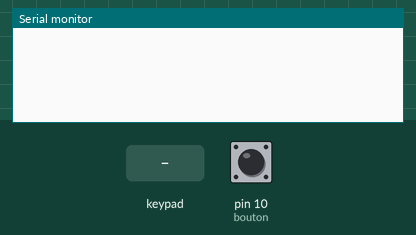
Recording of a sketch running on a simulated Arduino Mega 2560, built with avr-gcc and run on an emulated ATmega2560. On the bench: the last lines printed to the serial monitor. The test bench sets the inputs (shaded band); at power-on: pin 10 (bouton) HIGH.

Above: at 1.9 s.
2.0 s: key '1' pressed
At 2.9 s:
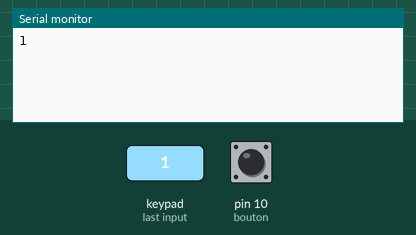
3.5 s: keypad keys A C D A B D pressed 0.4 s apart
At 6.6 s:
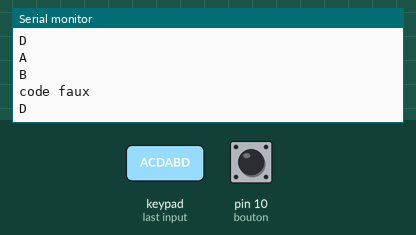
7.4 s: key '*' pressed
At 8.2 s:
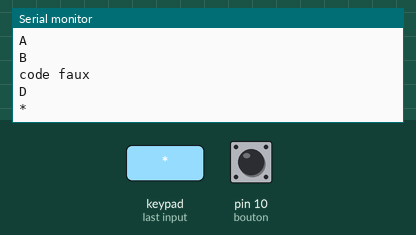
8.9 s: keypad keys A C D A B D # pressed 0.4 s apart
At 12.6 s:
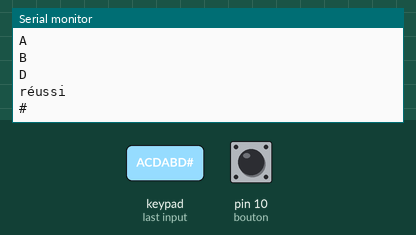

The sketch:

Projet_enigme_6.ino
```cpp
//énigme 6
#include <Keypad.h>
int valBouton;
const byte Ligne = 4; // 4 lignes du digicode
const byte Colonne = 4; // 4 colonnes du digicode
int fini = 0; // Sera le signal pour activer l'énigme suivante, passe à 1 si réussie
int bouton = 10;
//int led = 11;
int compteur =0; // Permet de compter le nombre de touche appuyée
//Schéma à identifier
char code[6] ={'A','C','D','A','B','D'}; // Temporaire (trouver une jolie mélodie)
char codeEssai[6];
// Touches du keypad
char keys[Ligne][Colonne] = {
  {'1','2','3','A'},
  {'4','5','6','B'},
  {'7','8','9','C'},
  {'*','0','#','D'}
};
byte Ligne_Pins[Ligne] = {9, 8, 7, 6}; // Correspond aux branchements sur la carte
byte Colonne_Pins[Colonne] = {5, 4, 3, 2}; // Pareil
Keypad mon_keypad = Keypad(makeKeymap(keys), Ligne_Pins, Colonne_Pins, Ligne, Colonne);

static int8_t Send_buf[8] = {0} ;//The MP3 player undestands orders in a 8 int string
#define NEXT_SONG 0X01
#define PREV_SONG 0X02
#define CMD_PLAY_W_INDEX 0X03 //DATA IS REQUIRED (number of song)
#define VOLUME_UP_ONE 0X04
#define VOLUME_DOWN_ONE 0X05
#define CMD_SET_VOLUME 0X06//DATA IS REQUIRED (number of volume from 0 up to 30(0x1E))
#define SET_DAC 0X17
#define CMD_PLAY_WITHVOLUME 0X22 //data is needed  0x7E 06 22 00 xx yy EF;(xx volume)(yy number of song)
#define CMD_SEL_DEV 0X09 //SELECT STORAGE DEVICE, DATA IS REQUIRED
#define DEV_TF 0X02 //HELLO,IM THE DATA REQUIRED
#define SLEEP_MODE_START 0X0A
#define SLEEP_MODE_WAKEUP 0X0B
#define CMD_RESET 0X0C//CHIP RESET
#define CMD_PLAY 0X0D //RESUME PLAYBACK
#define CMD_PAUSE 0X0E //PLAYBACK IS PAUSED
#define CMD_PLAY_WITHFOLDER 0X0F//DATA IS NEEDED, 0x7E 06 0F 00 01 02 EF;(play the song with the directory \01\002xxxxxx.mp3
#define STOP_PLAY 0X16
#define PLAY_FOLDER 0X17// data is needed 0x7E 06 17 00 01 XX EF;(play the 01 folder)(value xx we dont care)
#define SET_CYCLEPLAY 0X19//data is needed 00 start; 01 close
#define SET_DAC 0X17//data is needed 00 start DAC OUTPUT;01 DAC no output
#define SINGLE_PLAY 0X08//Single play(without folder)

void sendCommand(int8_t command, int16_t dat) {
delay(20);
Send_buf[0] = 0x7e; //starting byte
Send_buf[1] = 0xff; //version
Send_buf[2] = 0x06; //the number of bytes of the command without starting byte and ending byte
Send_buf[3] = command; //
Send_buf[4] = 0x00;//0x00 = no feedback, 0x01 = feedback
Send_buf[5] = (int8_t)(dat >> 8);//datah
Send_buf[6] = (int8_t)(dat); //datal
Send_buf[7] = 0xef; //ending byte
for(uint8_t i=0; i<8; i++){
  Serial3.write(Send_buf[i]) ;
}
}

void setup() {
  Serial.begin(9600);
  pinMode(bouton,INPUT_PULLUP);
  //pinMode(led,OUTPUT);
  //digitalWrite(led,HIGH);
  Serial3.begin(9600);//Start our Serial coms for our serial monitor!
  delay(500);//Wait chip initialization is complete
  sendCommand(CMD_SEL_DEV, DEV_TF);//select the TF card
  delay(200);//wait for 200ms
}

void loop() {
  valBouton=digitalRead(bouton);
  if(valBouton==HIGH){
    sendCommand(CMD_PLAY_WITHFOLDER, 0X0F00103); //son à changer
  }
  char keypad_matrix = mon_keypad.getKey(); // Récupère la touche appuyé
  if (keypad_matrix){ // Si une touche est appuyée
    codeEssai[compteur] = keypad_matrix; // Met la valeur dans la liste
    compteur+=1; // Incrémente pour que l'on se déplace dans la liste des valeurs
    Serial.println(keypad_matrix); // Ne sert que pour les tests
    if (keypad_matrix =='*'){// Si on appuie sur *, on réintialise les valeurs
    	compteur=0;
    }
    if (compteur == 6){ // Si on a 6 valeurs, on vérifie si le code est bon
      if (codeEssai[0] == code[0] && codeEssai[1] == code[1] && codeEssai[2] == code[2] && codeEssai[3] == code[3] && codeEssai[4] == code[4] && codeEssai[5] == code[5]){ // Si le code est bon
        fini = 1;
        sendCommand(CMD_PLAY_WITHFOLDER, 0X0F00107); //son de réussite
        Serial.println("réussi");
      }
      if (codeEssai[0] != code[0] || codeEssai[1] != code[1] || codeEssai[2] != code[2] || codeEssai[3] != code[3] || codeEssai[4] != code[4] || codeEssai[5] != code[5]){ // Si le code n'est pas bon
        Serial.println("code faux"); // Pour les tests
           }
      compteur=0; // Rétablit le compteur à 0 pour retenter sa chance
      }
    }
  }
```

Measured:
- after the input at 2.0 s, the serial monitor: prints a new line at once (image 1)
- after the input at 3.5 s, the serial monitor: prints a new line at once (image 2)
- after the input at 7.4 s, the serial monitor: prints a new line at once (image 3)
- after the input at 8.9 s, the serial monitor: prints a new line at once (image 4)
